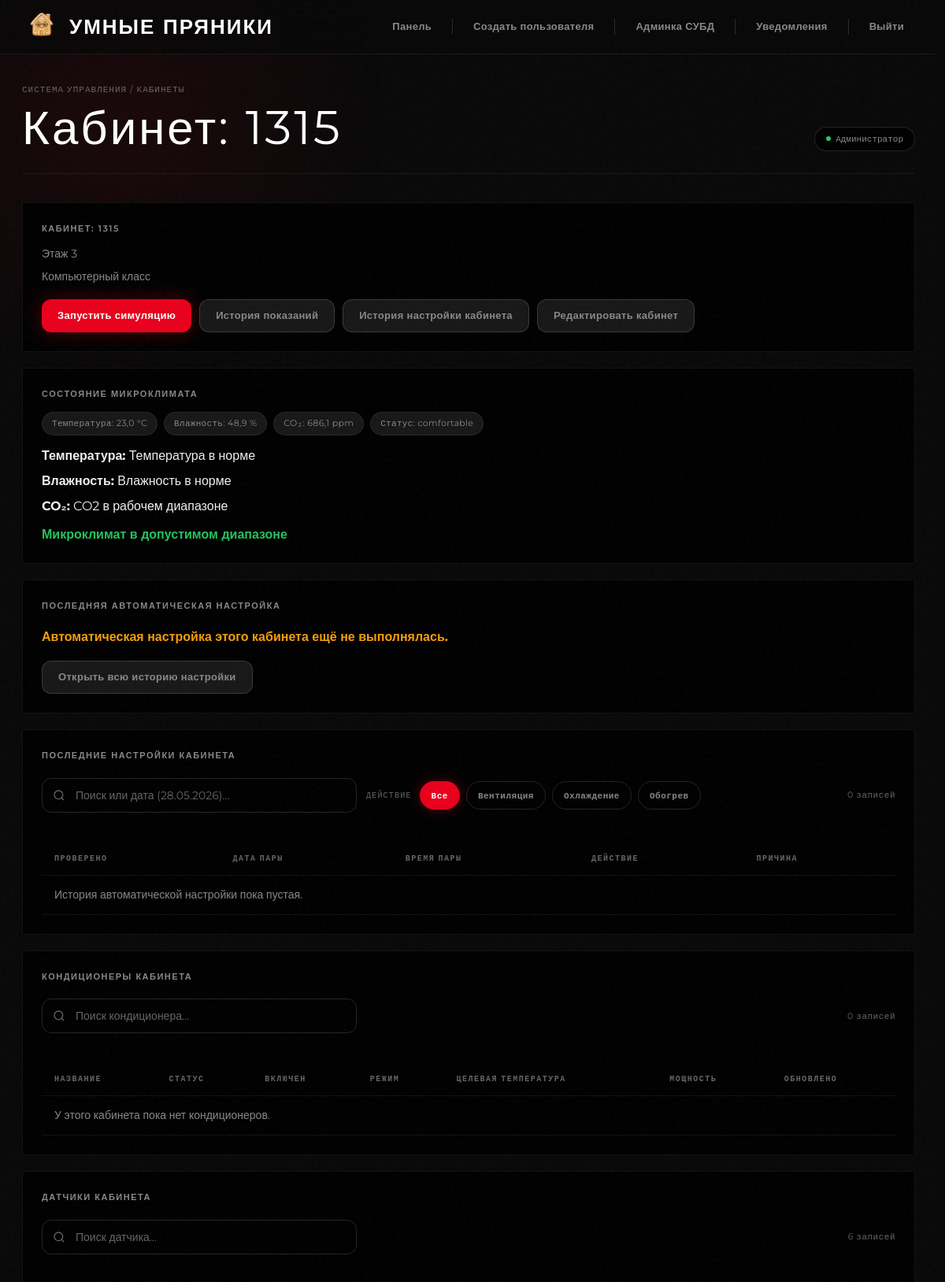
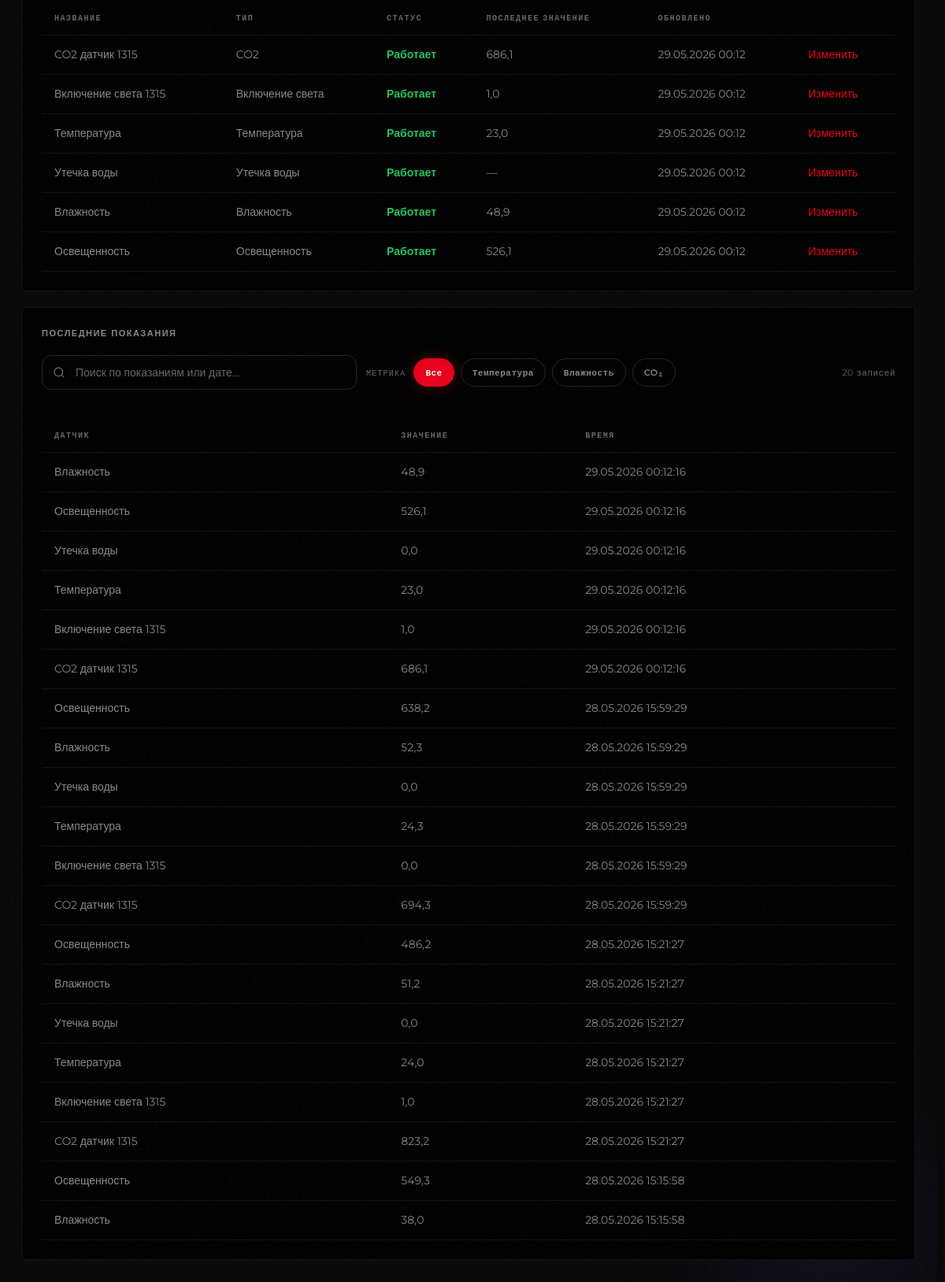
The app's page /dashboard/room/1/ (signed in) with its own data (2 pictures, top to bottom).
### university/models.py (models this page shows, shortened)
class Room(models.Model):
    BUILDING_CHOICES = [
        (1, "1 корпус"),
        (2, "2 корпус"),
    ]
    name = models.CharField("Название кабинета", max_length=50)
    building = models.PositiveSmallIntegerField("Корпус", choices=BUILDING_CHOICES, default=1)
    floor = models.IntegerField("Этаж")
    chairs = models.IntegerField("Количество стульев", default=0)
    desks = models.IntegerField("Количество парт", default=0)
    computers = models.IntegerField("Количество компьютеров", default=0)
    windows = models.IntegerField("Количество окон", default=0)
    description = models.TextField("Описание кабинета", blank=True)
    window_open = models.BooleanField("Окна открыты", default=False)
    conditioners = models.IntegerField("Количество кондиционеров", default=0)
    class Meta:
        verbose_name = "Кабинет"
        verbose_name_plural = "Кабинеты"

class Sensor(models.Model):
    STATUS_CHOICES = [
        ("active", "Работает"),
        ("error", "Ошибка"),
        ("disabled", "Выключен"),
    ]
    room = models.ForeignKey(
        Room,
        verbose_name="Кабинет",
        on_delete=models.CASCADE,
    )
    sensor_type = models.ForeignKey(
        SensorType,
        verbose_name="Тип датчика",
        on_delete=models.CASCADE,
    )
    name = models.CharField("Название датчика", max_length=100)
    status = models.CharField(
        "Статус",
        max_length=20,
        choices=STATUS_CHOICES,
        default="active",
    )
    last_value = models.FloatField("Последнее значение", null=True, blank=True)
    last_updated = models.DateTimeField("Время последнего обновления", auto_now=True)
    class Meta:
        verbose_name = "Датчик"
        verbose_name_plural = "Датчики"

class SensorType(models.Model):
    name = models.CharField("Название типа датчика", max_length=100)
    class Meta:
        verbose_name = "Тип датчика"
        verbose_name_plural = "Типы датчиков"

class SensorData(models.Model):
    sensor = models.ForeignKey(
        Sensor,
        verbose_name="Датчик",
        on_delete=models.CASCADE,
    )
    value = models.FloatField("Значение")
    created_at = models.DateTimeField("Время записи", auto_now_add=True)
    class Meta:
        verbose_name = "Показание датчика"
        verbose_name_plural = "Показания датчиков"
        ordering = ("-created_at",)

### university/views.py (the view)
# urls.py: path("dashboard/room/<int:room_id>/", views.room_detail, name="room_detail"),
@moderator_or_admin_required
def room_detail(request, room_id):
    rooms = Room.objects.prefetch_related(
        "sensor_set__sensor_type",
        "conditioner_set",
    )
    profile = getattr(request.user, "profile", None)
    if not request.user.is_superuser:
        rooms = rooms.filter(building=profile.building)
    room = get_object_or_404(
        rooms,
        pk=room_id,
    )
    sensors = room.sensor_set.all()
    conditioners = room.conditioner_set.all()
    latest_data = (
        SensorData.objects
        .filter(sensor__room=room)
        .select_related("sensor", "sensor__sensor_type")
        .order_by("-created_at")[:20]
    )
    climate_snapshot = get_room_climate_snapshot(room)
    last_climate_log = (
        ClimateActionLog.objects
        .filter(room=room)
        .order_by("-created_at")
        .first()
    )
    climate_logs = (
        ClimateActionLog.objects
        .filter(room=room)
        .order_by("-created_at")[:5]
    )
    context = {
        "room": room,
        "sensors": sensors,
        "conditioners": conditioners,
        "latest_data": latest_data,
        "climate_snapshot": climate_snapshot,
        "last_climate_log": last_climate_log,
        "climate_logs": climate_logs,
        "title": f"Кабинет: {room.name}",
    }
    return render(request, "dashboard/room_detail.html", context)

### university/templates/dashboard/room_detail.html (shortened to what this page needs)
{% extends "dashboard/base.html" %}
{% block content %}
<div class="card">
    <h2>Кабинет: {{ room.name }}</h2>
    <p class="muted">Этаж {{ room.floor }}</p>
    {% if room.description %}
        <p>{{ room.description }}</p>
    {% else %}
        <p class="muted">Описание кабинета не указано.</p>
    {% endif %}
    <div class="actions">
        <a class="btn" href="{% url 'university:room_simulate' room.id %}">Запустить симуляцию</a>
        <a class="btn btn-secondary" href="{% url 'university:room_history' room.id %}">История показаний</a>
        {% if request.user.is_superuser %}
            <a class="btn btn-secondary" href="/admin/university/climateactionlog/?room__id__exact={{ room.id }}">История настройки кабинета</a>
            <a class="btn btn-secondary" href="/admin/university/room/{{ room.id }}/change/">Редактировать кабинет</a>
        {% endif %}
    </div>
</div>
<div class="card" style="margin-top: 20px;">
    <h2>Состояние микроклимата</h2>
    <div class="room-meta">
        <div class="pill">Температура: {{ climate_snapshot.temperature|default:"—" }} °C</div>
        <div class="pill">Влажность: {{ climate_snapshot.humidity|default:"—" }} %</div>
        <div class="pill">CO₂: {{ climate_snapshot.co2|default:"—" }} ppm</div>
        <div class="pill">Статус: {{ climate_snapshot.summary.status|default:"—" }}</div>
    </div>
    <div style="margin-top: 14px; display: flex; flex-direction: column; gap: 8px;">
        <div><strong>Температура:</strong> {{ climate_snapshot.summary.temperature.reason|default:"Нет данных" }}</div>
        <div><strong>Влажность:</strong> {{ climate_snapshot.summary.humidity.reason|default:"Нет данных" }}</div>
        <div><strong>CO₂:</strong> {{ climate_snapshot.summary.co2.reason|default:"Нет данных" }}</div>
    </div>
    {% if climate_snapshot.summary.needs_ventilation %}
        <div style="margin-top: 12px;" class="status-error">Требуется проветривание</div>
    {% elif climate_snapshot.summary.too_hot %}
        <div style="margin-top: 12px;" class="status-error">В кабинете жарко</div>
    {% elif climate_snapshot.summary.too_cold %}
        <div style="margin-top: 12px;" class="status-disabled">В кабинете холодно</div>
    {% else %}
        <div style="margin-top: 12px;" class="status-active">Микроклимат в допустимом диапазоне</div>
    {% endif %}
</div>
<div class="card" style="margin-top: 20px;">
    <h2 style="margin-bottom: 20px;">Последняя автоматическая настройка</h2>
    {% if last_climate_log %}
        <div class="room-meta">
            <div class="pill">Дата пары: {{ last_climate_log.lesson_date|date:"d.m.Y" }}</div>
            <div class="pill">Время пары: {{ last_climate_log.lesson_time|time:"H:i" }}</div>
            <div class="pill">Действие: {{ last_climate_log.get_action_display }}</div>
            <div class="pill">Проверено: {{ last_climate_log.created_at|date:"d.m.Y H:i" }}</div>
        </div>
        <div style="margin-top: 14px;">
            <strong>Проверенные показатели и причина решения:</strong>
            <p style="margin-top: 8px;">{{ last_climate_log.reason }}</p>
        </div>
    {% else %}
        <div class="status-disabled" style="margin-top: 12px;">Автоматическая настройка этого кабинета ещё не выполнялась.</div>
    {% endif %}
    {% if request.user.is_superuser %}
        <div class="actions">
            <a class="btn btn-secondary" href="/admin/university/climateactionlog/?room__id__exact={{ room.id }}">Открыть всю историю настройки</a>
        </div>
    {% endif %}
</div>
<div class="card" style="margin-top: 20px;">
    <h2 style="margin-bottom: 20px;">Последние настройки кабинета</h2>
    <div class="controls-bar">
        <div class="search-wrap">
            <svg width="16" height="16" fill="none" stroke="currentColor" stroke-width="2" viewBox="0 0 24 24"><circle cx="11" cy="11" r="8"/><path d="m21 21-4.35-4.35"/></svg>
            <input type="text" class="table-search-input" data-target="climateLogsTable" list="dates-climateLogsTable" placeholder="Поиск или дата (28.05.2026)…" autocomplete="off">
        </div>
        <div class="filter-group">
            <span class="filter-label">Действие</span>
            <button type="button" class="filter-btn active" data-target="climateLogsTable" data-val="all">Все</button>
            <button type="button" class="filter-btn" data-target="climateLogsTable" data-val="Вентиляция">Вентиляция</button>
            <button type="button" class="filter-btn" data-target="climateLogsTable" data-val="Охлаждение">Охлаждение</button>
            <button type="button" class="filter-btn" data-target="climateLogsTable" data-val="Обогрев">Обогрев</button>
        </div>
        <span class="results-count">{{ climate_logs|length }} записей</span>
    </div>
    <div style="overflow-x: auto;">
        <table id="climateLogsTable">
            <thead>
                <tr>
                    <th>Проверено</th>
                    <th>Дата пары</th>
                    <th>Время пары</th>
                    <th>Действие</th>
                    <th>Причина</th>
                </tr>
            </thead>
            <tbody>
                {% for log in climate_logs %}
                    <tr>
                        <td>{{ log.created_at|date:"d.m.Y H:i" }}</td>
                        <td>{{ log.lesson_date|date:"d.m.Y" }}</td>
                        <td>{{ log.lesson_time|time:"H:i" }}</td>
                        <td>{{ log.get_action_display }}</td>
                        <td>{{ log.reason }}</td>
                    </tr>
                {% empty %}
                    <tr><td colspan="5">История автоматической настройки пока пустая.</td></tr>
                {% endfor %}
            </tbody>
        </table>
    </div>
</div>
<div class="card" style="margin-top: 20px;">
    <h2 style="margin-bottom: 20px;">Кондиционеры кабинета</h2>
    <div class="controls-bar">
        <div class="search-wrap">
            <svg width="16" height="16" fill="none" stroke="currentColor" stroke-width="2" viewBox="0 0 24 24"><circle cx="11" cy="11" r="8"/><path d="m21 21-4.35-4.35"/></svg>
            <input type="text" class="table-search-input" data-target="conditionersTable" list="dates-conditionersTable" placeholder="Поиск кондиционера…" autocomplete="off">
        </div>
        <span class="results-count">{{ conditioners|length }} записей</span>
    </div>
    <div style="overflow-x: auto;">
        <table id="conditionersTable">
            <thead>
                <tr>
                    <th>Название</th>
                    <th>Статус</th>
                    <th>Включен</th>
                    <th>Режим</th>
                    <th>Целевая температура</th>
                    <th>Мощность</th>
                    <th>Обновлено</th>
                </tr>
            </thead>
            <tbody>
                {% for conditioner in conditioners %}
                    <tr>
                        <td>{{ conditioner.name }}</td>
                        <td>
                            {% if conditioner.status == "active" %}<span class="status-active">Работает</span>
                            {% elif conditioner.status == "error" %}<span class="status-error">Ошибка</span>
                            {% else %}<span class="status-disabled">Выключен</span>{% endif %}
                        </td>
                        <td>{{ conditioner.enabled|yesno:"Да,Нет" }}</td>
                        <td>{{ conditioner.get_mode_display }}</td>
                        <td>{{ conditioner.target_temperature|default:"—" }}</td>
                        <td>{{ conditioner.power }}</td>
                        <td>{{ conditioner.last_updated|date:"d.m.Y H:i" }}</td>
                    </tr>
                {% empty %}
                    <tr><td colspan="7">У этого кабинета пока нет кондиционеров.</td></tr>
                {% endfor %}
            </tbody>
        </table>
    </div>
</div>
<div class="card" style="margin-top: 20px;">
    <h2 style="margin-bottom: 20px;">Датчики кабинета</h2>
    <div class="controls-bar">
        <div class="search-wrap">
            <svg width="16" height="16" fill="none" stroke="currentColor" stroke-width="2" viewBox="0 0 24 24"><circle cx="11" cy="11" r="8"/><path d="m21 21-4.35-4.35"/></svg>
            <input type="text" class="table-search-input" data-target="sensorsTable" list="dates-sensorsTable" placeholder="Поиск датчика…" autocomplete="off">
        </div>
        <span class="results-count">{{ sensors|length }} записей</span>
    </div>
    <div style="overflow-x: auto;">
        <table id="sensorsTable">
            <thead>
                <tr>
                    <th>Название</th>
                    <th>Тип</th>
                    <th>Статус</th>
                    <th>Последнее значение</th>
                    <th>Обновлено</th>
                    <th></th>
                </tr>
            </thead>
            <tbody>
                {% for sensor in sensors %}
                    <tr>
                        <td>{{ sensor.name }}</td>
                        <td>{{ sensor.sensor_type.name }}</td>
                        <td>
                            {% if sensor.status == "active" %}<span class="status-active">Работает</span>
                            {% elif sensor.status == "error" %}<span class="status-error">Ошибка</span>
                            {% else %}<span class="status-disabled">Выключен</span>{% endif %}
                        </td>
                        <td>{{ sensor.last_value|default:"—" }}</td>
                        <td>{{ sensor.last_updated|date:"d.m.Y H:i" }}</td>
                        <td>{% if request.user.is_superuser %}<a href="/admin/university/sensor/{{ sensor.id }}/change/" style="color:var(--accent);">Изменить</a>{% endif %}</td>
                    </tr>
                {% empty %}
                    <tr><td colspan="6">У этого кабинета пока нет датчиков.</td></tr>
                {% endfor %}
            </tbody>
        </table>
    </div>
</div>
<div class="card" style="margin-top: 20px;">
    <h2 style="margin-bottom: 20px;">Последние показания</h2>
    <div class="controls-bar">
        <div class="search-wrap">
            <svg width="16" height="16" fill="none" stroke="currentColor" stroke-width="2" viewBox="0 0 24 24"><circle cx="11" cy="11" r="8"/><path d="m21 21-4.35-4.35"/></svg>
            <input type="text" class="table-search-input" data-target="latestDataTable" list="dates-latestDataTable" placeholder="Поиск по показаниям или дате…" autocomplete="off">
        </div>
        <div class="filter-group">
            <span class="filter-label">Метрика</span>
            <button type="button" class="filter-btn active" data-target="latestDataTable" data-val="all">Все</button>
            <button type="button" class="filter-btn" data-target="latestDataTable" data-val="Температура">Температура</button>
            <button type="button" class="filter-btn" data-target="latestDataTable" data-val="Влажность">Влажность</button>
            <button type="button" class="filter-btn" data-target="latestDataTable" data-val="CO2">CO₂</button>
        </div>
        <span class="results-count">{{ latest_data|length }} записей</span>
    </div>
    <div style="overflow-x: auto;">
        <table id="latestDataTable">
            <thead>
                <tr>
                    <th>Датчик</th>
                    <th>Значение</th>
                    <th>Время</th>
                </tr>
            </thead>
            <tbody>
                {% for item in latest_data %}
                    <tr>
                        <td>{{ item.sensor.name }}</td>
                        <td>{{ item.value }}</td>
                        <td>{{ item.created_at|date:"d.m.Y H:i:s" }}</td>
                    </tr>
                {% empty %}
                    <tr><td colspan="3">История показаний пока пустая.</td></tr>
                {% endfor %}
            </tbody>
        </table>
    </div>
</div>
{% endblock %}

### records on screen
Room: name "1315", floor "3", description "Компьютерный класс"
Sensor: temperature "23,0", name "Температура", sensor_type.name "Температура", status "Работает", last_value "23,0", last_updated "29.05.2026 00:12"
Sensor: humidity "48,9", name "Влажность", sensor_type.name "Влажность", status "Работает", last_value "48,9", last_updated "29.05.2026 00:12"
Sensor: co2 "686,1", name "CO2 датчик 1315", sensor_type.name "CO2", status "Работает", last_value "686,1", last_updated "29.05.2026 00:12"
Sensor: name "Включение света 1315", sensor_type.name "Включение света", status "Работает", last_value "1,0", last_updated "29.05.2026 00:12"
Sensor: name "Утечка воды", sensor_type.name "Утечка воды", status "Работает", last_value "—", last_updated "29.05.2026 00:12"
Sensor: name "Освещенность", sensor_type.name "Освещенность", status "Работает", last_value "526,1", last_updated "29.05.2026 00:12"
SensorData: sensor.name "Влажность", value "48,9", created_at "29.05.2026 00:12:16"
SensorData: sensor.name "Освещенность", value "526,1", created_at "29.05.2026 00:12:16"
SensorData: sensor.name "Утечка воды", value "0,0", created_at "29.05.2026 00:12:16"
SensorData: sensor.name "Температура", value "23,0", created_at "29.05.2026 00:12:16"
SensorData: sensor.name "Включение света 1315", value "1,0", created_at "29.05.2026 00:12:16"
SensorData: sensor.name "CO2 датчик 1315", value "686,1", created_at "29.05.2026 00:12:16"
SensorData: sensor.name "Освещенность", value "638,2", created_at "28.05.2026 15:59:29"
SensorData: sensor.name "Влажность", value "52,3", created_at "28.05.2026 15:59:29"
SensorData: sensor.name "Утечка воды", value "0,0", created_at "28.05.2026 15:59:29"
SensorData: sensor.name "Температура", value "24,3", created_at "28.05.2026 15:59:29"
SensorData: sensor.name "Включение света 1315", value "0,0", created_at "28.05.2026 15:59:29"
SensorData: sensor.name "CO2 датчик 1315", value "694,3", created_at "28.05.2026 15:59:29"
SensorData: sensor.name "Освещенность", value "486,2", created_at "28.05.2026 15:21:27"
SensorData: sensor.name "Влажность", value "51,2", created_at "28.05.2026 15:21:27"
SensorData: sensor.name "Утечка воды", value "0,0", created_at "28.05.2026 15:21:27"
SensorData: sensor.name "Температура", value "24,0", created_at "28.05.2026 15:21:27"
SensorData: sensor.name "Включение света 1315", value "1,0", created_at "28.05.2026 15:21:27"
SensorData: sensor.name "CO2 датчик 1315", value "823,2", created_at "28.05.2026 15:21:27"
SensorData: sensor.name "Освещенность", value "549,3", created_at "28.05.2026 15:15:58"
SensorData: sensor.name "Влажность", value "38,0", created_at "28.05.2026 15:15:58"

### other values on screen
{{ title }} "Кабинет: 1315"
{{ climate_snapshot.summary.status|default:"—" }} "comfortable"
{{ climate_snapshot.summary.temperature.reason|default:"Нет данных" }} "Температура в норме"
{{ climate_snapshot.summary.humidity.reason|default:"Нет данных" }} "Влажность в норме"
{{ climate_snapshot.summary.co2.reason|default:"Нет данных" }} "CO2 в рабочем диапазоне"
{{ climate_logs|length }} "0"
{{ conditioners|length }} "0"
{{ sensors|length }} "6"
{{ latest_data|length }} "20"
